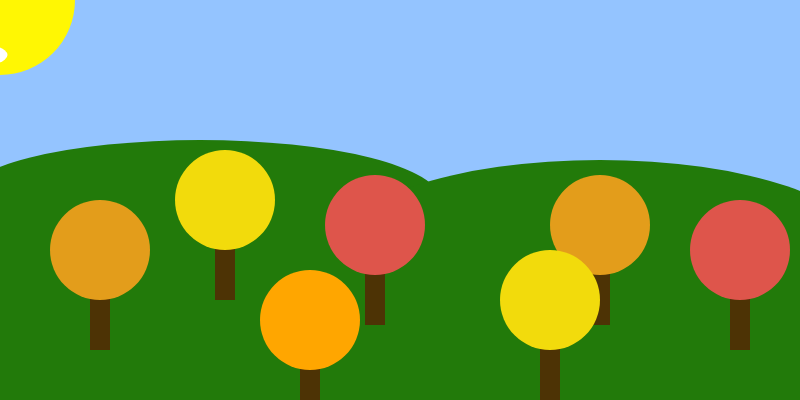
Frame 1 (no input)
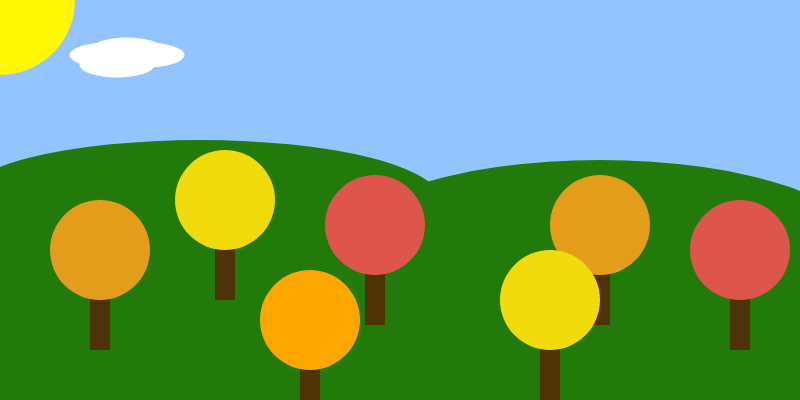
Frame 60 (no input)
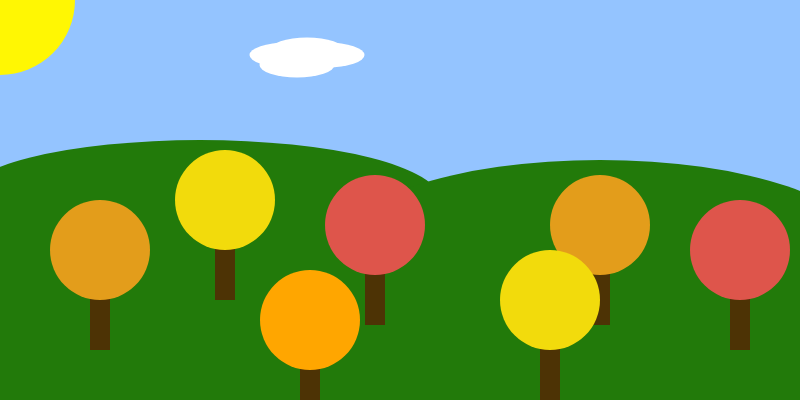
Frame 120 (the mouse pressed at the canvas centre since frame 60)

The p5.js sketch that drew these frames (run headless with seeded random() and noise() and a simulated clock; from frame 60 on, the mouse is pressed at the canvas centre):

// p5.js sketch
// ── sketch.js
let cloudX = -50;

function setup() {
  createCanvas(800, 400);
  rectMode(CENTER);
  angleMode(DEGREES)
}

function draw() {
  noStroke();
  //Makes the sky blue
  background(148,196,255);
  //Makes the bird that follows the mouse
  fill(0);
  ellipse(mouseX,mouseY,30,10);
  ellipse(mouseX+20,mouseY,20,5);
  circle(mouseX-15,mouseY,8);
  ellipse(mouseX-2,mouseY-10,5,20);
  ellipse(mouseX+5,mouseY-15,15,5);
  ellipse(mouseX+5,mouseY-8,15,5);
  ellipse(mouseX-20,mouseY,5,3);

  //Makes the Sun and makes it yellow
  fill(255,247,3);
  circle(0,0,150);
  //Makes the cloud and makes them white
  fill(255);
  ellipse(cloudX,50,75,25);
  ellipse(cloudX-10,65,75,25);
  ellipse(cloudX-20,55,75,25);
  ellipse(cloudX+20,55,75,25);
  //Makes the cloud move
  cloudX = cloudX +3;

  if (cloudX == 850) {
    cloudX = -50
  }
 
  //Makes the ground and makes it green
  fill(34,122,10);
  ellipse(200,200,480,120);
  ellipse(600,250,530,180);
  rect(400,350,800,250);
  //Makes the tree trunks
  fill(77,51,5);
  rect(100,300,20,100);
  rect(600,275,20,100);
  rect(225,250,20,100);
  rect(550,350,20,100);
  rect(375,275,20,100);
  rect(740,300,20,100);
  rect(310,370,20,100);
  //Makes the Orange 1 trees
  fill(227,157,27);
  circle(100,250,100);
  circle(600,225,100);
  //Makes the Yellow 2 trees
  fill(242,219,12);
  circle(225,200,100);
  circle(550,300,100);
  //Makes the Red trees
  fill(222,85,75);
  circle(375,225,100);
  circle(740,250,100);
  //Makes the Orange 2 tree
  fill(255,166,0);
  circle(310,320,100)
}
